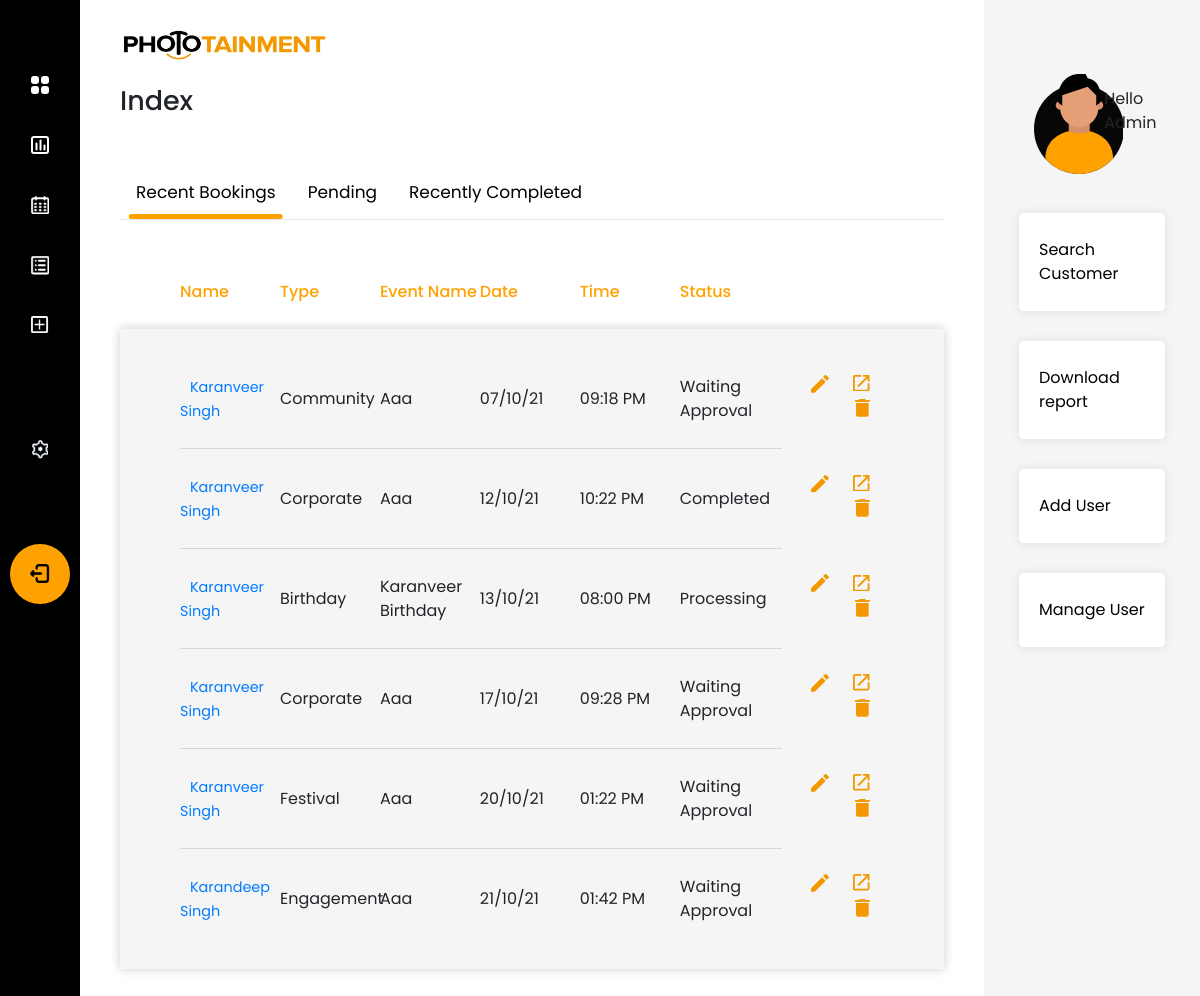
Page /phototainment/index (signed in) on the earlier database version.
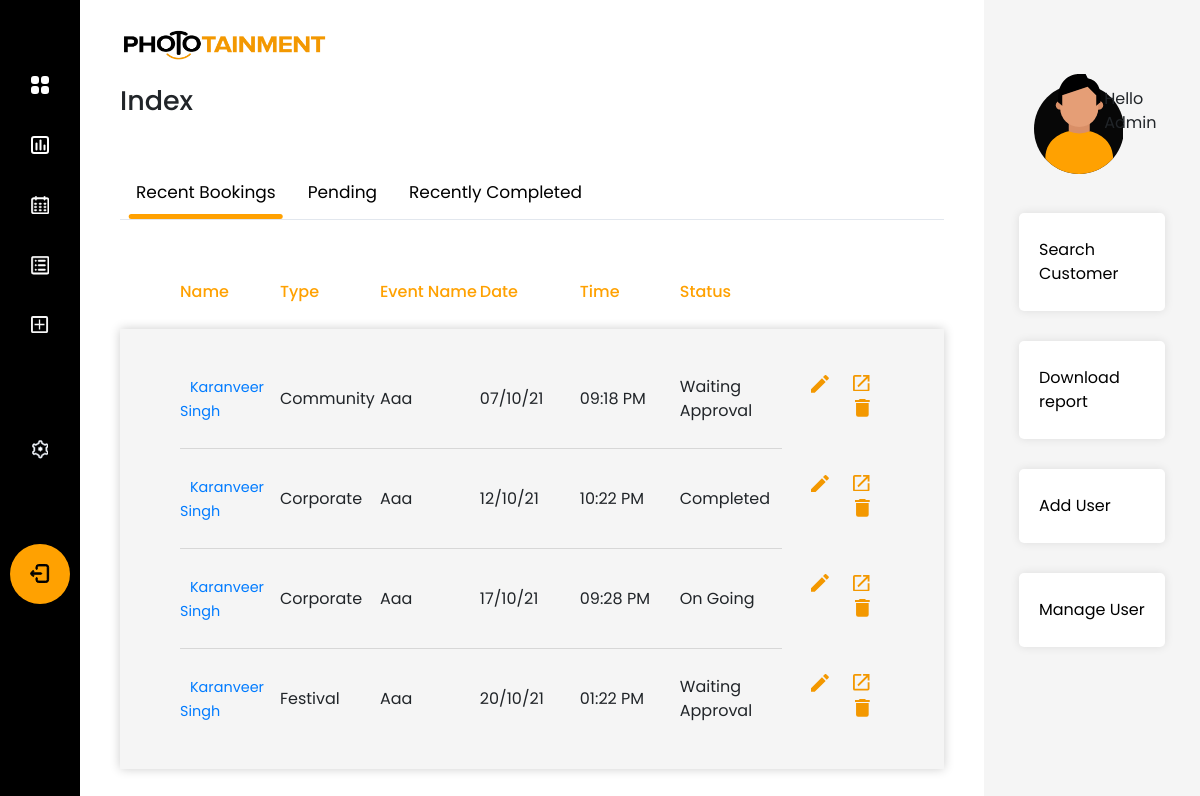
Same page on the later database version.
### app/models.py (models this page shows)
class Event(db.Model):
    __tablename__ = "event_booking"
    booking_id = db.Column(db.Integer, primary_key=True)
    event_name = db.Column(db.String(50), nullable=True)
    lead_date = db.Column(db.DateTime, nullable=False)
    event_date = db.Column(db.DateTime, nullable=False)
    duration = db.Column(db.Time, nullable=False)
    start_time = db.Column(db.Time, nullable=False)
    additional_information = db.Column(db.String(200), nullable=True)
    contacts = relationship("BookingContacts", back_populates="booking")
    comment = relationship("Comment", back_populates="booking")
    venue_id = db.Column(db.Integer, db.ForeignKey("event_venue.venue_id"), nullable=True)
    venue = relationship("EventVenue", back_populates="booking")
    user_id = db.Column(db.Integer, db.ForeignKey("user.id"), nullable=False)
    user = relationship("User", back_populates="events")
    type_id = db.Column(db.Integer, db.ForeignKey("event_type.type_id"), nullable=False)
    type = relationship("EventType", back_populates="events")
    status_id = db.Column(db.Integer, db.ForeignKey("event_status.status_id"), nullable=False)
    status = relationship("EventStatus", back_populates="events")
    client_id = db.Column(db.Integer, db.ForeignKey("client.client_id"), nullable=False)
    client = relationship("Client", back_populates="events")

class Client(db.Model):
    __tablename__ = "client"
    client_id = db.Column(db.Integer, primary_key=True)
    client_first_name = db.Column(db.String(50), nullable=False)
    client_last_name = db.Column(db.String(50), nullable=False)
    client_email = db.Column(db.String(50), nullable=False)
    company_name = db.Column(db.String(50), nullable=False)
    primary_contact = db.Column(db.String(10), nullable=False)
    events = relationship("Event", back_populates="client")

class EventType(db.Model):
    __tablename__ = "event_type"
    type_id = db.Column(db.Integer, primary_key=True)
    event_type = db.Column(db.String(50), unique=True, nullable=False)
    events = relationship("Event", back_populates="type")

class EventStatus(db.Model):
    __tablename__ = "event_status"
    status_id = db.Column(db.Integer, primary_key=True)
    status = db.Column(db.String(50), unique=True, nullable=False)
    events = relationship("Event", back_populates="status")

### app/phototainment/views.py (the view)
@custom_bp.route("/index")
@login_required
def home():
    events = db.session.query(Event, Client.client_first_name, Client.client_last_name, Client.client_email,
                              Client.primary_contact, ).select_from(Event, Client).join(Client).order_by('event_date')
    recent_bookings = [event for event in events if datetime.now() - event[0].lead_date < timedelta(days=7)]
    pending_events = [event for event in events if
                      datetime.now() - event[0].lead_date < timedelta(days=7) and event[0].status_id == 1]
    completed_events = [event for event in events if
                        datetime.now() - event[0].event_date < timedelta(days=7) and event[0].status_id == 4]
    return render_template(
        "index.html",
        all_bookings=recent_bookings,
        pending_bookings=pending_events,
        completed_bookings=completed_events
    )

### app/models.py (called while the page is built)
@login_manager.user_loader
def load_user(user_id):
    return User.query.get(int(user_id))

### app/phototainment/templates/index.html (shortened to what this page needs)
{% extends 'base.html' %}
{% block page_head %}Index{% endblock %}
{% block navbar %}{% include 'sidebar.html' %}{% endblock %}
{% block content %}
<div class="tab">
    <button class="tablinks active" onclick="switchTab(event, 'Bookings')">Recent Bookings</button>
    <button class="tablinks" onclick="switchTab(event, 'Pending')">Pending</button>
    <button class="tablinks" onclick="switchTab(event, 'Completed')">Recently Completed</button>
</div>
<div id="Bookings" class="tabcontent" style="display:block">
    {% with filtered_events=all_bookings %}
    {% include 'events-table.html' %}
    {% endwith %}
</div>
{% endblock %}
{% block side_bar %}{% include 'right-bar.html' %}{% endblock %}

### app/phototainment/templates/events-table.html (shortened to what this page needs)
<div class="row m-0">
        <ul class="table-main">
            <li class="table-head">
                <ul class="table-row">
                    <li class="table-item">Name</li>
                    <li class="table-item">Type</li>
                    <li class="table-item">Event Name</li>
                    <li class="table-item">Date</li>
                    <li class="table-item">Time</li>
                    <li class="table-item">Status</li>
                    <li></li>
                </ul>
            </li>
            <li class="table-body">
                {% for event in filtered_events %}
                <ul class="table-row">
                    <li class="table-item">
                        <a class="open-btn" href="{{url_for('phototainment.view_booking', booking_id = event[0].booking_id)}}">
                            {{event.client_first_name.title()}} {{event.client_last_name.title()}}
                        </a>
                    </li>
                    <li class="table-item">{{event[0].type.event_type.title()}}</li>
                    <li class="table-item">{{event[0].event_name.title()}}</li>
                    <li class="table-item">{{event[0].event_date.strftime("%d/%m/%y")|safe}}</li>
                    <li class="table-item">{{event[0].event_date.strftime("%I:%M %p")|safe}}</li>
                    <li class="table-item">{{event[0].status.status.title()}}</li>
                    <li class="table-item manage-table-data">
                        <a class="btn btn-dark edit-btn"
                           href="{{ url_for('phototainment.edit_event', booking_id=event[0].booking_id) }}">
                        </a>
                        <a class="open-btn" target="_blank" href="{{url_for('phototainment.view_booking', booking_id = event[0].booking_id)}}">
                        </a>
                        {% if current_user.role.role_id == 1 %}
                        <button class="btn btn-primary delete-btn"
                                onclick="deleteEvent('{{ url_for('phototainment.delete_event', booking_id=event[0].booking_id) }}')">
                        </button>
                        {% endif %}
                    </li>
                </ul>
                {% endfor %}
            </li>
        </ul>
    </div>

Differences in the rows shown:
removed Event: client_first_name "Karanveer", client_last_name "Singh", event_type "Birthday", event_name "Karanveer Birthday", event_date "13/10/21", event_date "08:00 PM", status "Processing"
removed Event: client_first_name "Karandeep", client_last_name "Singh", event_type "Engagement", event_name "Aaa", event_date "21/10/21", event_date "01:42 PM", status "Waiting Approval"
changed Event "09:28 PM": status "Waiting Approval" → "On Going"
